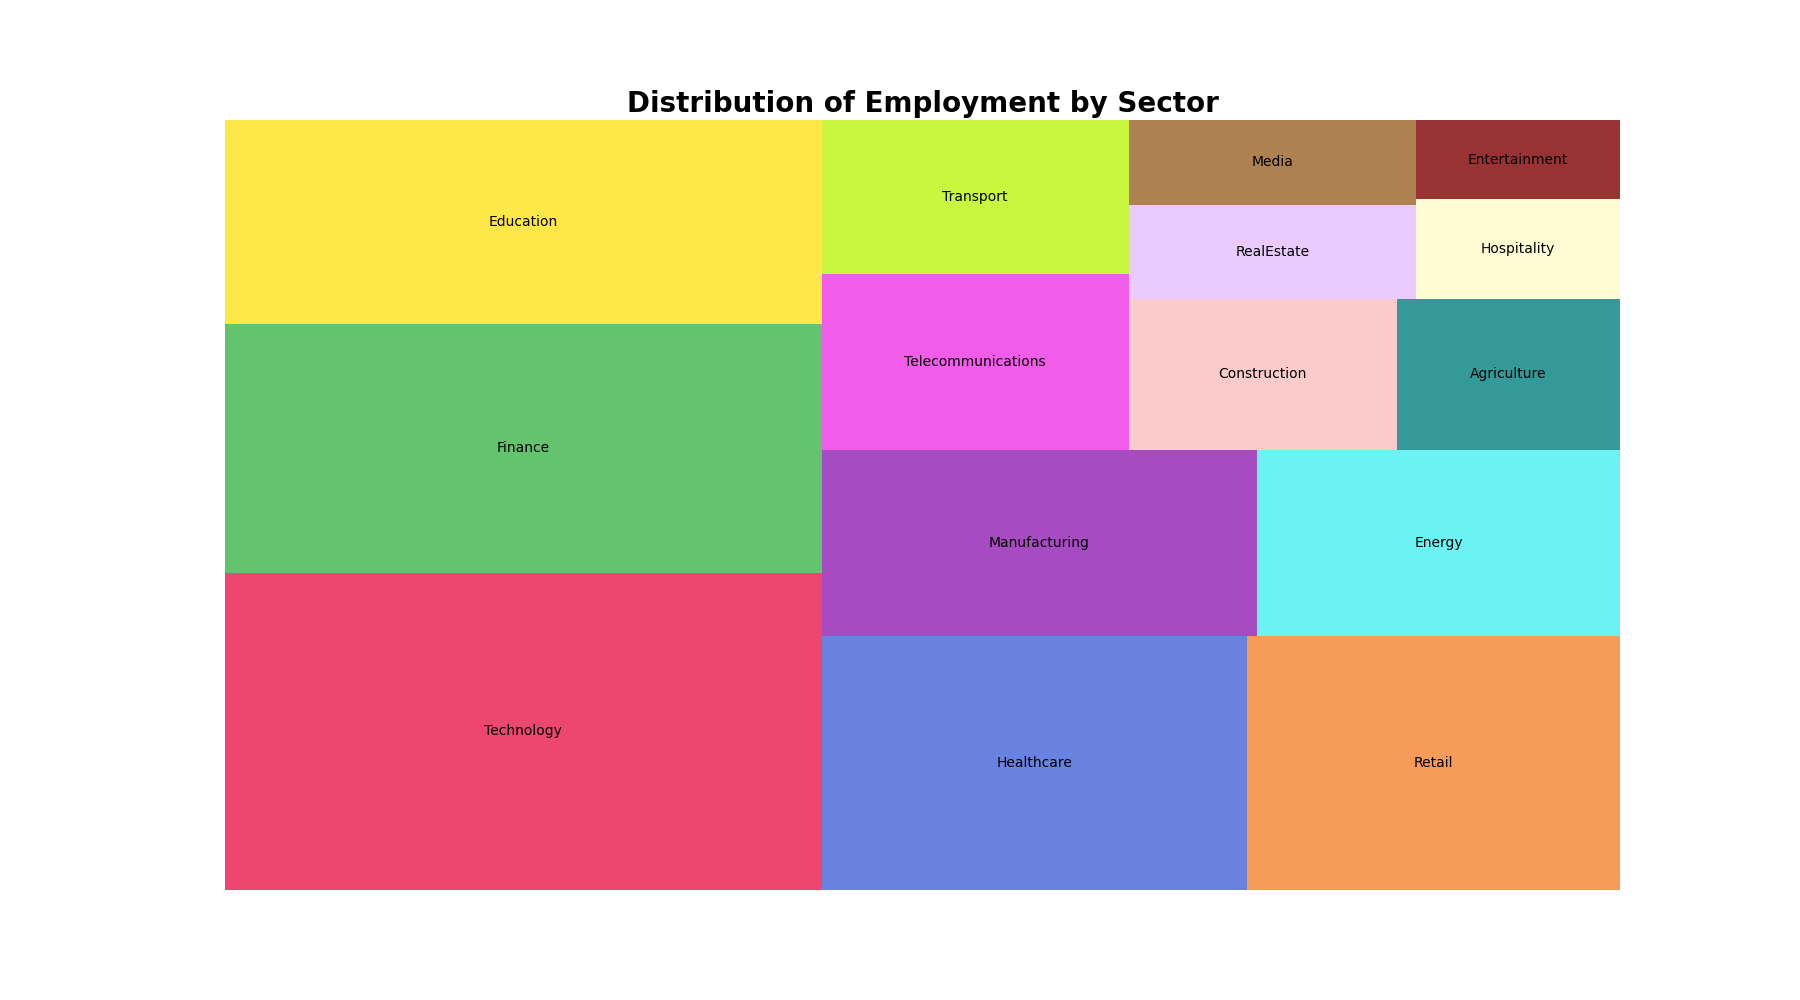

Recreate this plot in Python.

import matplotlib.pyplot as plt
import squarify

# Data points for the treemap
categories = ['Technology', 'Finance', 'Education', 'Healthcare', 'Retail', 'Manufacturing', 'Energy', 'Telecommunications', 'Transport', 'Construction', 'Agriculture', 'RealEstate', 'Media', 'Hospitality', 'Entertainment']
count = [1400, 1100, 900, 800, 700, 600, 500, 400, 350, 300, 250, 200, 180, 150, 120]

# TreeMap customization
color_palette = ['#e6194b', '#3cb44b', '#ffe119', '#4363d8', '#f58231', '#911eb4', '#46f0f0', '#f032e6', '#bcf60c', '#fabebe', '#008080', '#e6beff', '#9a6324', '#fffac8', '#800000']
plt.figure(figsize=(18, 10))

# Creating the treemap
squarify.plot(sizes=count, label=categories, color=color_palette, alpha=0.8)

# Title and labels
plt.title('Distribution of Employment by Sector', fontsize=20, fontweight='bold')
plt.axis('off')

plt.show()
